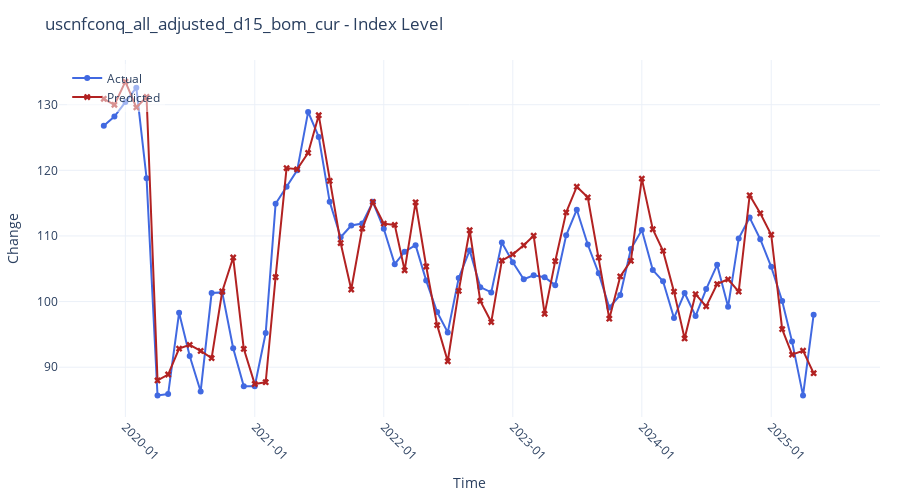

This figure's notebook cell:
### Code cell
plot_forecasts(df.sort_values('timestamp'),plot_type='index')
